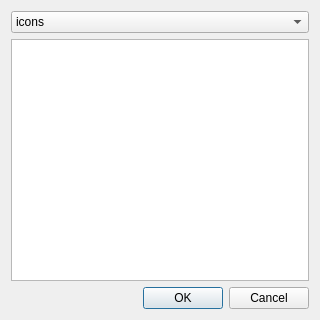
<?xml version="1.0" encoding="UTF-8"?>
<ui version="4.0">
 <class>DialogSelectSymbol</class>
 <widget class="QDialog" name="DialogSelectSymbol">
  <property name="windowModality">
   <enum>Qt::ApplicationModal</enum>
  </property>
  <property name="geometry">
   <rect>
    <x>0</x>
    <y>0</y>
    <width>320</width>
    <height>320</height>
   </rect>
  </property>
  <property name="windowTitle">
   <string>Select waypoint symbol</string>
  </property>
  <layout class="QVBoxLayout" name="verticalLayout">
   <item>
    <widget class="QComboBox" name="comboBox">
     <item>
      <property name="text">
       <string>icons</string>
      </property>
     </item>
     <item>
      <property name="text">
       <string>google-marker</string>
      </property>
     </item>
     <item>
      <property name="text">
       <string>numeric</string>
      </property>
     </item>
    </widget>
   </item>
   <item>
    <widget class="QListWidget" name="listWidget">
     <property name="iconSize">
      <size>
       <width>48</width>
       <height>48</height>
      </size>
     </property>
    </widget>
   </item>
   <item>
    <widget class="QDialogButtonBox" name="buttonBox">
     <property name="orientation">
      <enum>Qt::Horizontal</enum>
     </property>
     <property name="standardButtons">
      <set>QDialogButtonBox::Cancel|QDialogButtonBox::Ok</set>
     </property>
    </widget>
   </item>
  </layout>
 </widget>
 <resources/>
 <connections>
  <connection>
   <sender>buttonBox</sender>
   <signal>accepted()</signal>
   <receiver>DialogSelectSymbol</receiver>
   <slot>accept()</slot>
   <hints>
    <hint type="sourcelabel">
     <x>257</x>
     <y>290</y>
    </hint>
    <hint type="destinationlabel">
     <x>157</x>
     <y>274</y>
    </hint>
   </hints>
  </connection>
  <connection>
   <sender>buttonBox</sender>
   <signal>rejected()</signal>
   <receiver>DialogSelectSymbol</receiver>
   <slot>reject()</slot>
   <hints>
    <hint type="sourcelabel">
     <x>325</x>
     <y>290</y>
    </hint>
    <hint type="destinationlabel">
     <x>286</x>
     <y>274</y>
    </hint>
   </hints>
  </connection>
 </connections>
</ui>
